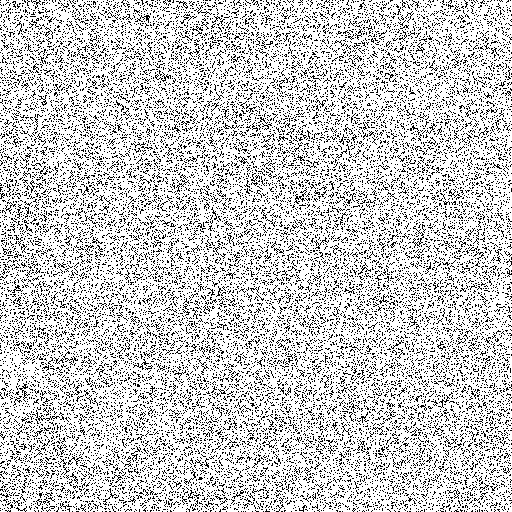
#> input picture stegoanalysis/airplane-0_4_5_bit_diff_inv_2.png, 512 x 512 px
$ python diff.py airplane-0_4_5_bit_diff_inv_2.png airplane-0_4_5_bit_diff_inv_3.png airplane-0_4_5_bit_diff_inv_3.png
#> lines starting #> are read from the running program, lines starting #| are printed output that depends on the picture
import sys
import numpy as np
from PIL import Image
import pandas as pd

def count_signed_differences(img1_path, img2_path, base_name):
#> called with img1_path = 'airplane-0_4_5_bit_diff_inv_2.png', img2_path = 'airplane-0_4_5_bit_diff_inv_3.png', base_name = 'airplane-0_4_5_bit_diff_inv_3.png'
    try:
        # 1. Load and convert to grayscale
        with Image.open(img1_path).convert('L') as img1, \
             Image.open(img2_path).convert('L') as img2:

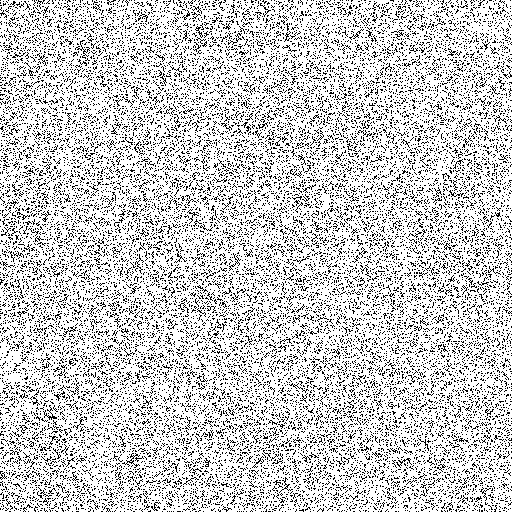
#> input picture stegoanalysis/airplane-0_4_5_bit_diff_inv_3.png, 512 x 512 px
#> img1 is the input picture: PIL image 512x512 L; 79.6% white; black in thin lines or dots
#> img2 is the input picture: PIL image 512x512 L; 79.7% white; black in thin lines or dots
            if img1.size != img2.size:
                print(f"Error: Dimensions mismatch! {img1.size} vs {img2.size}")
                return

            # Convert to NumPy for math
            # int16 is essential to handle the range -255 to 255
            arr1 = np.array(img1, dtype=np.int16)
#> arr1: shape (512, 512) int16; 79.6% white; black in thin lines or dots
            arr2 = np.array(img2, dtype=np.int16)
#> arr2: shape (512, 512) int16; 79.7% white; black in thin lines or dots

            # 2. Calculate Signed Difference (A - B)
            # Positive values mean Img1 is brighter; Negative means Img2 is brighter
            diff = arr1 - arr2
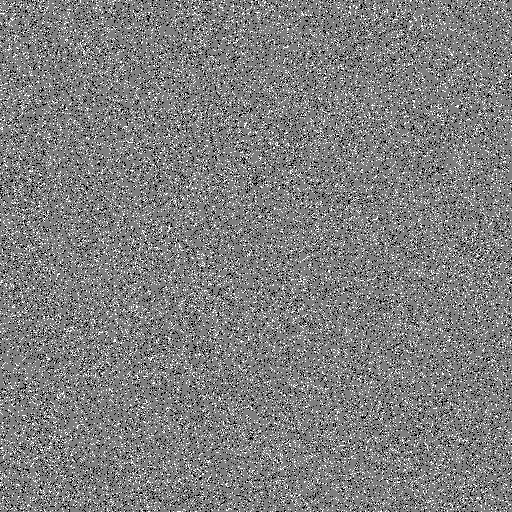
#> diff: shape (512, 512) int16; min -255, max 255, mean -0.4; drawn with min black and max white

            # 3. Calculate counts for every unique difference value
            values, counts = np.unique(diff, return_counts=True)
#> values = [-255, 0, 255]; counts = [26952, 208665, 26527]

            # 4. Create a DataFrame for easy viewing and exporting
            df = pd.DataFrame({
                'Difference': values,
                'Count': counts
            })
#> df = table of 3 rows and 2 columns

            # 5. Output to Console
            print(f"\nDifference Analysis for {base_name}:")
            print(f"{'Difference':>12} | {'Pixel Count':>12}")
            print("-" * 27)

            # Print all non-zero counts (or you can print the whole table)
            for index, row in df.iterrows():
                print(f"{int(row['Difference']):12d} | {int(row['Count']):12d}")
#> this loop made 3 passes
#|         -255 |        26952
#|            0 |       208665
#|          255 |        26527

            # 6. Save results to CSV for further analysis
            output_csv = f"{base_name}_diff_counts.csv"
            df.to_csv(output_csv, index=False)
            print(f"\nFull report saved to: {output_csv}")

    except Exception as e:
        print(f"An error occurred: {e}")

if __name__ == "__main__":
    if len(sys.argv) != 4:
        print("Usage: python diff_count.py <img1.png> <img2.png> <base_name>")
    else:
        count_signed_differences(sys.argv[1], sys.argv[2], sys.argv[3])
